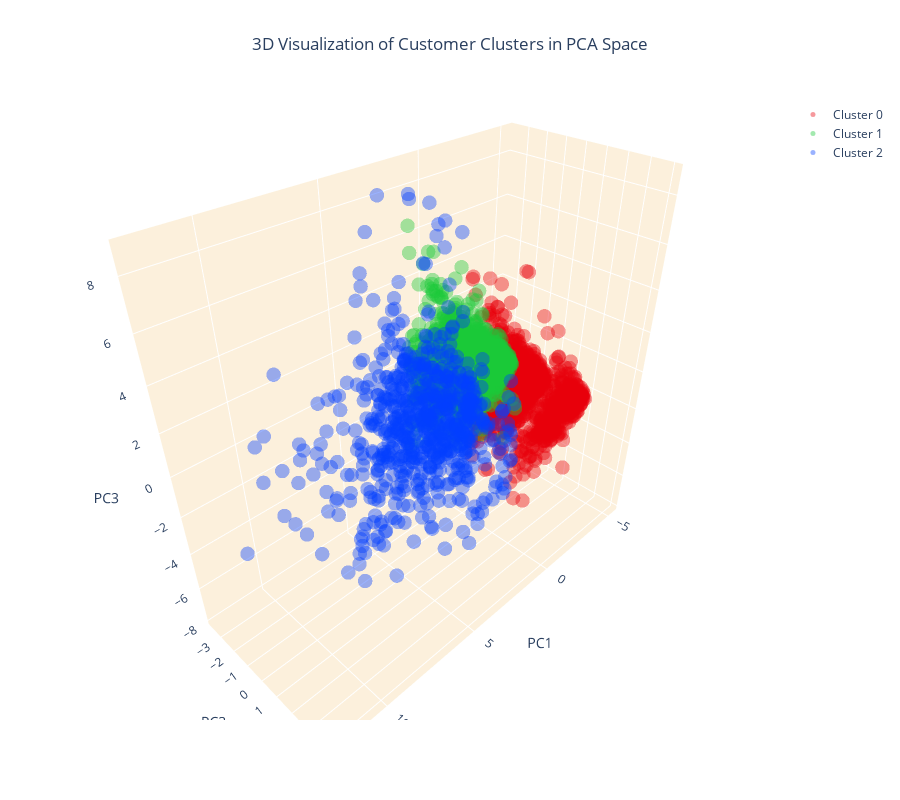

Notebook source saved alongside this figure:
### Code cell
# Create separate data frames for each cluster
cluster_0 = customer_data_pca[customer_data_pca['cluster'] == 0]
cluster_1 = customer_data_pca[customer_data_pca['cluster'] == 1]
cluster_2 = customer_data_pca[customer_data_pca['cluster'] == 2]

# Create a 3D scatter plot
fig = go.Figure()

# Add data points for each cluster separately and specify the color
fig.add_trace(go.Scatter3d(x=cluster_0['PC1'], y=cluster_0['PC2'], z=cluster_0['PC3'],
                           mode='markers', marker=dict(color=colors[0], size=5, opacity=0.4), name='Cluster 0'))
fig.add_trace(go.Scatter3d(x=cluster_1['PC1'], y=cluster_1['PC2'], z=cluster_1['PC3'],
                           mode='markers', marker=dict(color=colors[1], size=5, opacity=0.4), name='Cluster 1'))
fig.add_trace(go.Scatter3d(x=cluster_2['PC1'], y=cluster_2['PC2'], z=cluster_2['PC3'],
                           mode='markers', marker=dict(color=colors[2], size=5, opacity=0.4), name='Cluster 2'))

# Set the title and layout details
fig.update_layout(
    title=dict(text='3D Visualization of Customer Clusters in PCA Space', x=0.5),
    scene=dict(
        xaxis=dict(backgroundcolor="#fcf0dc", gridcolor='white', title='PC1'),
        yaxis=dict(backgroundcolor="#fcf0dc", gridcolor='white', title='PC2'),
        zaxis=dict(backgroundcolor="#fcf0dc", gridcolor='white', title='PC3'),
    ),
    width=900,
    height=800
)

# Show the plot
fig.show()

### Figure 1 — Plotly figure (JSON) as saved in the notebook; plotly's stock layout.template omitted (floating-point values rounded to 4 significant figures; data arrays with more than 128 entries replaced by an {"elided": "..."} marker saying what was removed)
{"data": [{"marker": {"color": "#e8000b", "opacity": 0.4, "size": 5}, "mode": "markers", "name": "Cluster 0", "x": {"elided": "1670 float values"}, "y": {"elided": "1670 float values"}, "z": {"elided": "1670 float values"}, "type": "scatter3d"}, {"marker": {"color": "#1ac938", "opacity": 0.4, "size": 5}, "mode": "markers", "name": "Cluster 1", "x": {"elided": "1684 float values"}, "y": {"elided": "1684 float values"}, "z": {"elided": "1684 float values"}, "type": "scatter3d"}, {"marker": {"color": "#023eff", "opacity": 0.4, "size": 5}, "mode": "markers", "name": "Cluster 2", "x": {"elided": "713 float values"}, "y": {"elided": "713 float values"}, "z": {"elided": "713 float values"}, "type": "scatter3d"}], "layout": {"title": {"text": "3D Visualization of Customer Clusters in PCA Space", "x": 0.5}, "scene": {"xaxis": {"backgroundcolor": "#fcf0dc", "gridcolor": "white", "title": {"text": "PC1"}}, "yaxis": {"backgroundcolor": "#fcf0dc", "gridcolor": "white", "title": {"text": "PC2"}}, "zaxis": {"backgroundcolor": "#fcf0dc", "gridcolor": "white", "title": {"text": "PC3"}}}, "width": 900, "height": 800}}
